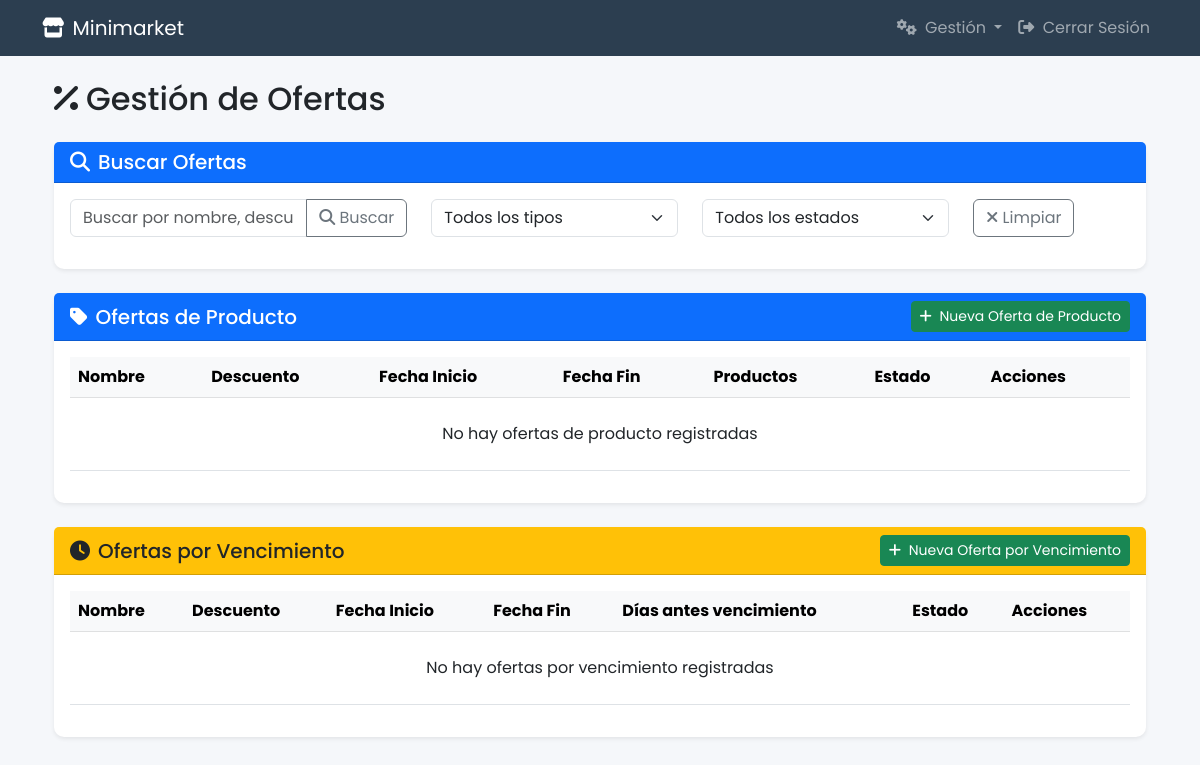
Before: /gestionar_ofertas/ (signed in) with the older database file.
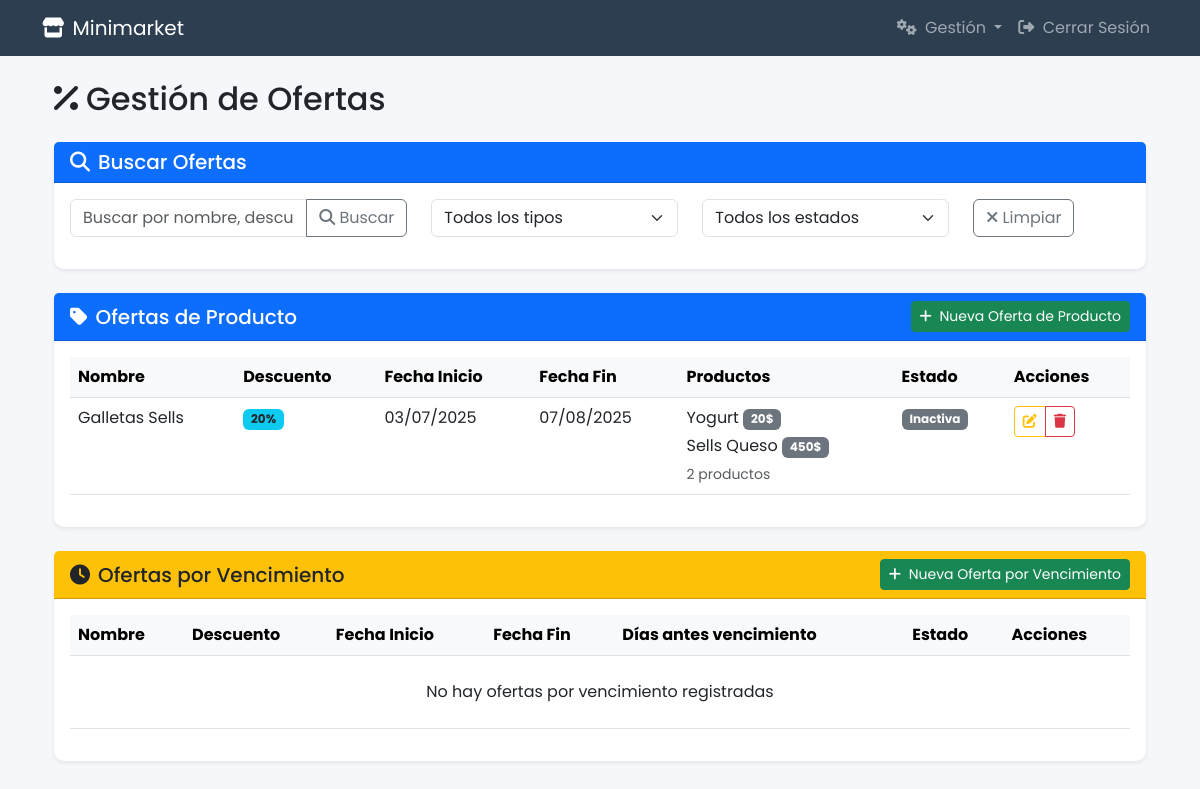
After: the same page with the newer database file.
### Tienda/models.py (models this page shows, shortened)
class OfertaProducto(models.Model):
    nombre = models.CharField(max_length=100)
    fecha_inicio = models.DateField()
    fecha_fin = models.DateField(null=True, blank=True)
    descuento_porcentaje = models.PositiveIntegerField(default=0)
    activa = models.BooleanField(default=True)
    productos = models.ManyToManyField(Producto, related_name='ofertas_producto')

class Producto(models.Model):
    nombre = models.CharField(max_length=100)
    codigo_barras = models.PositiveIntegerField(default=0)
    stock = models.PositiveIntegerField(default=0)
    precio = models.PositiveIntegerField(default=0)
    costo = models.PositiveIntegerField(default=0)
    minimal_stock = models.PositiveIntegerField(default=0)
    categoria = models.ForeignKey(Categoria, on_delete=models.SET_NULL, null=True, blank=True, related_name='productos')

### Tienda/views/offer_views.py (the view, shortened to what this page needs)
# urls.py: path('gestionar_ofertas/', offer_views.gestionar_ofertas, name='gestionar_ofertas'),
@login_required
@user_passes_test(is_superuser, login_url='home')
def gestionar_ofertas(request):
    ofertas_producto = OfertaProducto.objects.all().order_by('-fecha_inicio')
    ofertas_vencimiento = OfertaVencimiento.objects.all().order_by('-fecha_inicio')
    productos = Producto.objects.all().order_by('nombre')
    context = {
        'ofertas_producto': ofertas_producto,
        'ofertas_vencimiento': ofertas_vencimiento,
        'productos': productos,
        'es_superadmin': request.user.is_superuser
    }
    return render(request, 'Tienda/ofertas.html', context)

### Tienda/views/offer_views.py (called while the page is built)
def is_superuser(user):
    return user.is_superuser

### Tienda/templates/Tienda/ofertas.html (shortened to what the changed rows need)
{% extends 'Tienda/base_layout.html' %}
{% load static %}
{% block content %}
<div class="container mt-4">
    <h2 class="mb-4"><i class="fas fa-percent me-2"></i>Gestión de Ofertas</h2>
    <div class="card border-0 shadow-sm mb-4">
        <div class="card-body">
            <div class="table-responsive">
                <table class="table table-hover" id="tablaOfertasProducto">
                    <thead class="table-light">
                        <tr>
                            <th>Nombre</th>
                            <th>Descuento</th>
                            <th>Fecha Inicio</th>
                            <th>Fecha Fin</th>
                            <th>Productos</th>
                            <th>Estado</th>
                            <th>Acciones</th>
                        </tr>
                    </thead>
                    <tbody>
                        {% for oferta in ofertas_producto %}
                        <tr data-id="{{ oferta.id }}" data-tipo="producto" data-estado="{% if oferta.activa %}activa{% else %}inactiva{% endif %}" data-nombre="{{ oferta.nombre|lower }}">
                            <td>{{ oferta.nombre }}</td>
                            <td><span class="badge bg-info text-dark">{{ oferta.descuento_porcentaje }}%</span></td>
                            <td>{{ oferta.fecha_inicio|date:"d/m/Y" }}</td>
                            <td>{% if oferta.fecha_fin %}{{ oferta.fecha_fin|date:"d/m/Y" }}{% else %}<span class="text-muted">Sin límite</span>{% endif %}</td>
                            <td>
                                {% if oferta.productos.exists %}
                                <div style="max-height: 120px; overflow-y: auto;">
                                    {% for producto in oferta.productos.all %}
                                    <div class="mb-1">
                                        {{ producto.nombre }}
                                        <span class="badge bg-secondary">{{ producto.precio|floatformat:0 }}$</span>
                                    </div>
                                    {% endfor %}
                                </div>
                                <small class="text-muted">{{ oferta.productos.count }} producto{{ oferta.productos.count|pluralize }}</small>
                                {% else %}
                                <span class="text-muted">Sin productos</span>
                                {% endif %}
                            </td>
                            <td>
                                {% if oferta.activa %}
                                    <span class="badge bg-success">Activa</span>
                                {% else %}
                                    <span class="badge bg-secondary">Inactiva</span>
                                {% endif %}
                            </td>
                            <td>
                                <div class="btn-group btn-group-sm" role="group">
                                    <button class="btn btn-outline-warning editar-oferta"
                                            data-id="{{ oferta.id }}"
                                            data-tipo="producto"
                                            data-nombre="{{ oferta.nombre }}"
                                            data-descuento="{{ oferta.descuento_porcentaje }}"
                                            data-fecha-inicio="{{ oferta.fecha_inicio|date:'Y-m-d' }}"
                                            data-fecha-fin="{% if oferta.fecha_fin %}{{ oferta.fecha_fin|date:'Y-m-d' }}{% endif %}"
                                            data-activa="{{ oferta.activa|yesno:'true,false' }}">
                                        <i class="fas fa-edit"></i>
                                    </button>
                                    <button class="btn btn-outline-danger eliminar-oferta"
                                            data-id="{{ oferta.id }}"
                                            data-tipo="producto"
                                            data-nombre="{{ oferta.nombre }}">
                                        <i class="fas fa-trash"></i>
                                    </button>
                                </div>
                            </td>
                        </tr>
                        {% empty %}
                        <tr id="no-ofertas-producto">
                            <td colspan="7" class="text-center py-4">No hay ofertas de producto registradas</td>
                        </tr>
                        {% endfor %}
                    </tbody>
                </table>
            </div>
        </div>
    </div>
    <div class="card border-0 shadow-sm mb-4">
        <div class="card-body">
            <div class="table-responsive">
                <table class="table table-hover" id="tablaOfertasVencimiento">
                    <thead class="table-light">
                        <tr>
                            <th>Nombre</th>
                            <th>Descuento</th>
                            <th>Fecha Inicio</th>
                            <th>Fecha Fin</th>
                            <th>Días antes vencimiento</th>
                            <th>Estado</th>
                            <th>Acciones</th>
                        </tr>
                    </thead>
                </table>
            </div>
        </div>
    </div>
</div>
{% endblock %}

Changed rows visible on the page:
added OfertaProducto: nombre "Galletas Sells", descuento_porcentaje "20", fecha_inicio "03/07/2025", fecha_fin "07/08/2025", productos.count "2", activa "Inactiva"
now on this page (row unchanged): Producto: nombre "Yogurt", precio "20"
now on this page (row edited): Producto: nombre "Sells Queso", precio "450"
Other visible differences:
text no longer shown: "No hay ofertas de producto registradas"
